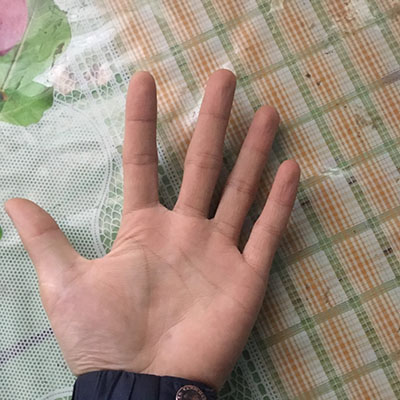
%> input picture test1.jpg, 400 x 400 px
$ octave --eval "result = watershed_3D(imread('test1.jpg'));"   (GNU Octave 9; MATLAB toolbox functions it lacks are replaced by stand-ins)
%> lines starting %> are read from the running program, lines starting %| are printed output that depends on the picture; in (x1, y1, x2, y2) boxes, pixels count from 0 and x2, y2 are one past the last pixel; in counts of white or black regions, pixels touching at a corner belong together; the program's own positions count from 1
function [L]=watershed_3D(rgb)
    %
    % function []=watershed_3D(rgb)

    I = rgb2gray(rgb);%转化为灰度图像
    hy = fspecial('sobel');%sobel算子
    hx = hy';
    Iy = imfilter(double(I), hy, 'replicate');%滤波求y方向边缘
    Ix = imfilter(double(I), hx, 'replicate');%滤波求x方向边缘
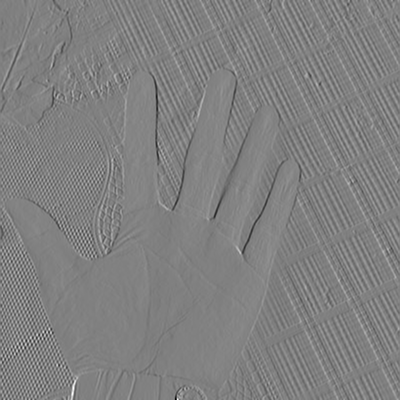
%> Ix: size 400x400 double; min -816, max 803, mean 0.8; drawn with min black and max white
    gradmag = sqrt(Ix.^2 + Iy.^2);%求摸

    %3.分别对前景和背景进行标记：本例中使用形态学重建技术对前景对象进行标记，首先使用开操作，开操作之后可以去掉一些很小的目标。
    se = strel('disk', 20);%圆形结构元素
    Io = imopen(I, se);%形态学开操作
    Ie = imerode(I, se);%对图像进行腐蚀
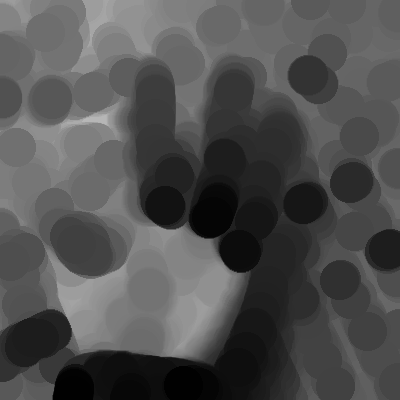
%> Ie: size 400x400 uint8; min 1, max 184, mean 79.8
    Iobr = imreconstruct(Ie, I);%形态学重建
    Ioc = imclose(Io, se);%形态学关操作
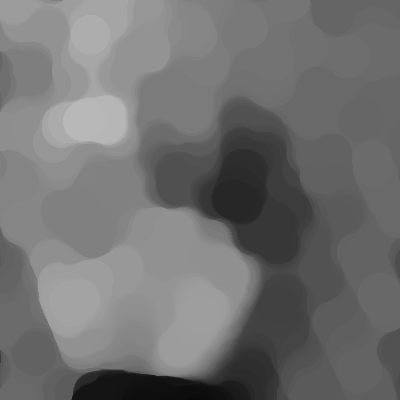
%> Ioc: size 400x400 uint8; min 9, max 184, mean 112.6
    Iobrd = imdilate(Iobr, se);%对图像进行膨胀
    Iobrcbr = imreconstruct(imcomplement(Iobrd),imcomplement(Iobr));%形态学重建
    Iobrcbr = imcomplement(Iobrcbr);%图像求反
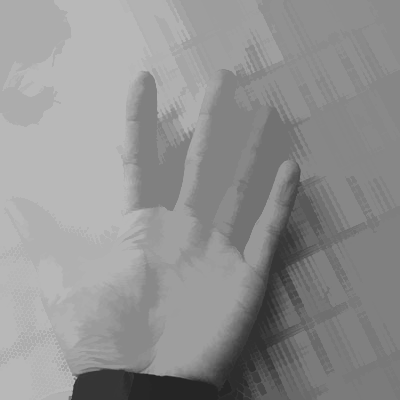
%> Iobrcbr: size 400x400 uint8; min 37, max 184, mean 144.9
    fgm = imregionalmax(Iobrcbr);%局部极大值
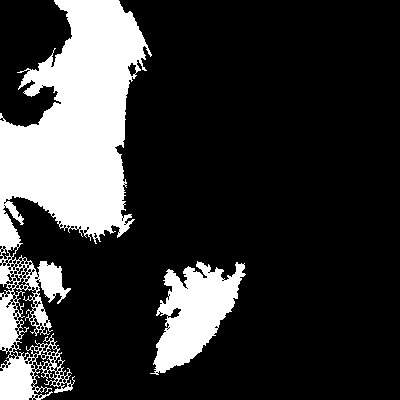
%> fgm: size 400x400 logical; 20.8% white; 2 white regions, box (x1, y1, x2, y2) and area: (0, 0, 152, 400) 27639, (150, 261, 246, 375) 5640
    se2 = strel(ones(5,5));%结构元素
    fgm2 = imclose(fgm, se2);%关操作
%> fgm2: size 400x400 logical; 23.2% white; 2 white regions, box (x1, y1, x2, y2) and area: (0, 0, 152, 400) 31220, (150, 261, 246, 375) 5953
    fgm3 = imerode(fgm2, se2);%腐蚀
%> fgm3: size 400x400 logical; 20.6% white; 2 white regions, box (x1, y1, x2, y2) and area: (0, 0, 149, 400) 27995, (156, 264, 243, 372) 4920
    fgm4 = bwareaopen(fgm3, 20);%开操作
    bw = im2bw(Iobrcbr, graythresh(Iobrcbr));%转化为二值图像
%> bw: size 400x400 logical; 48.8% white; 1 white region, box (x1, y1, x2, y2) and area: (0, 0, 289, 400) 78073
    %4. 进行分水岭变换并显示：
    D = bwdist(bw);%计算距离
    DL = watershed(D);%分水岭变换
%> DL: size 400x400 uint8; every value is 1
    bgm = DL == 0;%求取分割边界
%> bgm: size 400x400 logical; every value is 0
    gradmag2 = imimposemin(gradmag, bgm | fgm4);%置最小值
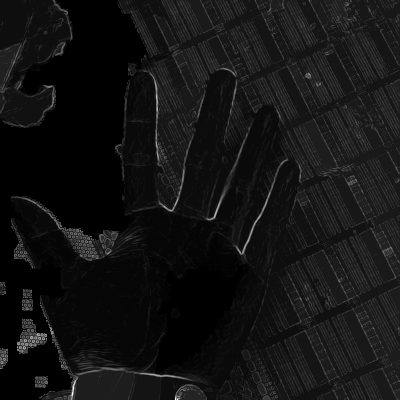
%> gradmag2: size 400x400 double; 20.57% of the values are NaN or infinite; the others: min 0.816, max 816.9, mean 80.03; drawn with min black, max white, NaN and infinite black
    L = watershed(gradmag2);%分水岭变换
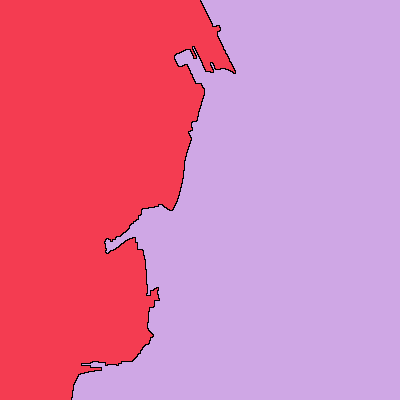
%> L: size 400x400 uint8; 3 distinct labels, from 0 to 2; one colour per label, 0 black

end

$ run again, on test2.jpg
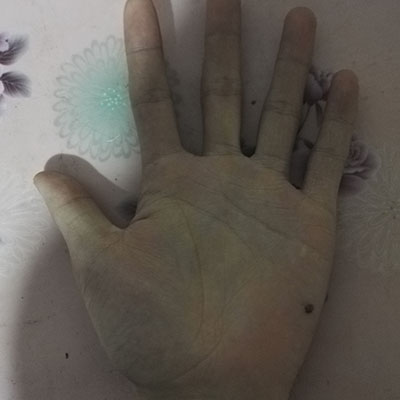
%> input picture test2.jpg, 400 x 400 px
%> in watershed_3D, `fgm = imregionalmax(Iobrcbr);`:
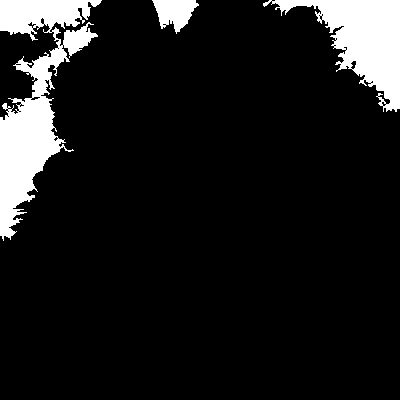
%> fgm: size 400x400 logical; 10.4% white; 3 white regions, box (x1, y1, x2, y2) and area: (0, 0, 102, 241) 9506, (263, 0, 400, 112) 6254, (152, 0, 199, 34) 952
%> fgm2: size 400x400 logical; 11.3% white; 3 white regions, box (x1, y1, x2, y2) and area: (0, 0, 102, 241) 10515, (263, 0, 400, 112) 6651, (152, 0, 199, 34) 965
%> fgm3: size 400x400 logical; 9.9% white; 3 white regions, box (x1, y1, x2, y2) and area: (0, 0, 99, 236) 9000, (271, 0, 400, 109) 6075, (155, 0, 194, 30) 729
%> bw: size 400x400 logical; 18.3% white; 1 white region, box (x1, y1, x2, y2) and area: (0, 0, 144, 400) 29207
%> DL: size 400x400 uint8; every value is 1
%> bgm: size 400x400 logical; every value is 0
%> in watershed_3D, `L = watershed(gradmag2);`:
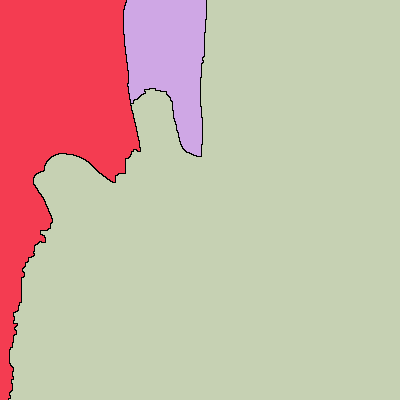
%> L: size 400x400 uint8; 4 distinct labels, from 0 to 3; one colour per label, 0 black

$ run again, on test3.jpg
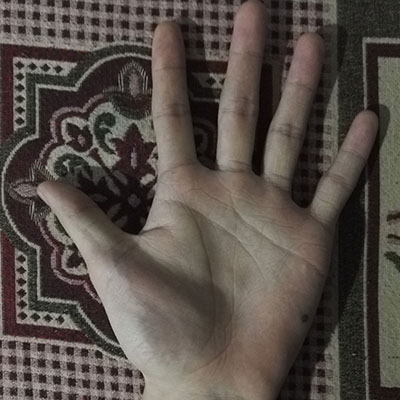
%> input picture test3.jpg, 400 x 400 px
%> in watershed_3D, `fgm = imregionalmax(Iobrcbr);`:
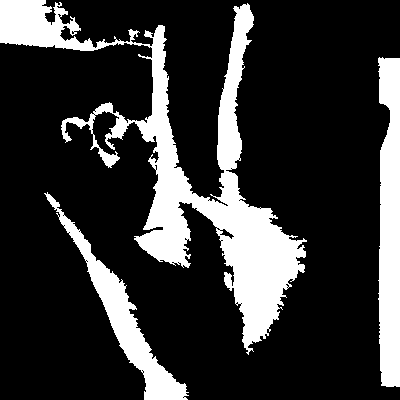
%> fgm: size 400x400 logical; 20.8% white; 3 white regions, box (x1, y1, x2, y2) and area: (0, 0, 307, 355) 22217, (378, 57, 400, 387) 6373, (44, 192, 189, 400) 4682
%> fgm2: size 400x400 logical; 21.6% white; 3 white regions, box (x1, y1, x2, y2) and area: (0, 0, 307, 355) 23408, (378, 57, 400, 387) 6406, (44, 192, 189, 400) 4819
%> fgm3: size 400x400 logical; 16.9% white; 20 white regions (11 under 20 px), largest, box (x1, y1, x2, y2) and area: (138, 6, 304, 350) 14964, (380, 60, 400, 385) 5614, (60, 214, 186, 400) 3487
%> bw: size 400x400 logical; 52.7% white; 4 black regions, box (x1, y1, x2, y2) and area: (264, 0, 400, 400) 34628, (4, 56, 234, 359) 23015, (0, 44, 152, 359) 11863, (168, 8, 228, 178) 6169
%> DL: size 400x400 uint8; 3 distinct labels, from 0 to 2
%> bgm: size 400x400 logical; 0.3% white in thin lines or dots, all inside (x1, y1, x2, y2) = (325, 0, 376, 400)
%> in watershed_3D, `L = watershed(gradmag2);`:
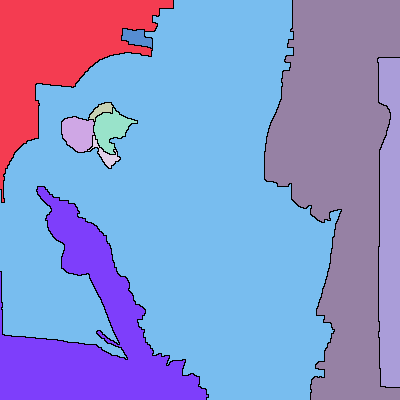
%> L: size 400x400 uint8; 11 distinct labels, from 0 to 10; one colour per label, 0 black

$ run again, on test4.jpg
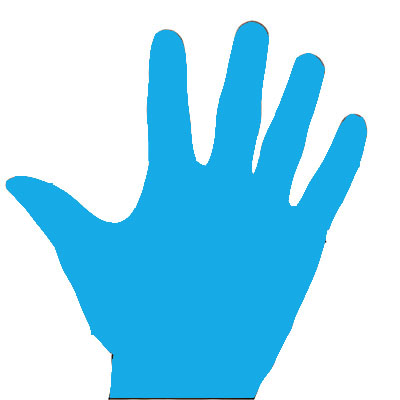
%> input picture test4.jpg, 400 x 400 px
%> fgm: size 400x400 logical; 52.2% white; 1 black region, box (x1, y1, x2, y2) and area: (0, 16, 368, 400) 76416
%> fgm2: size 400x400 logical; 52.4% white; 1 black region, box (x1, y1, x2, y2) and area: (0, 16, 368, 400) 76181
%> fgm3: size 400x400 logical; 49.7% white; 3 white regions, box (x1, y1, x2, y2) and area: (0, 0, 400, 400) 65998, (0, 194, 107, 400) 13547, (298, 175, 303, 190) 53
%> bw: size 400x400 logical; 57.2% white; 1 black region, box (x1, y1, x2, y2) and area: (6, 21, 367, 400) 68478
%> DL: size 400x400 uint8; every value is 1
%> bgm: size 400x400 logical; every value is 0
%> in watershed_3D, `L = watershed(gradmag2);`:
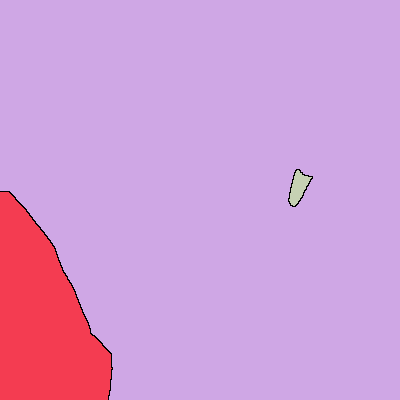
%> L: size 400x400 uint8; 4 distinct labels, from 0 to 3; one colour per label, 0 black
